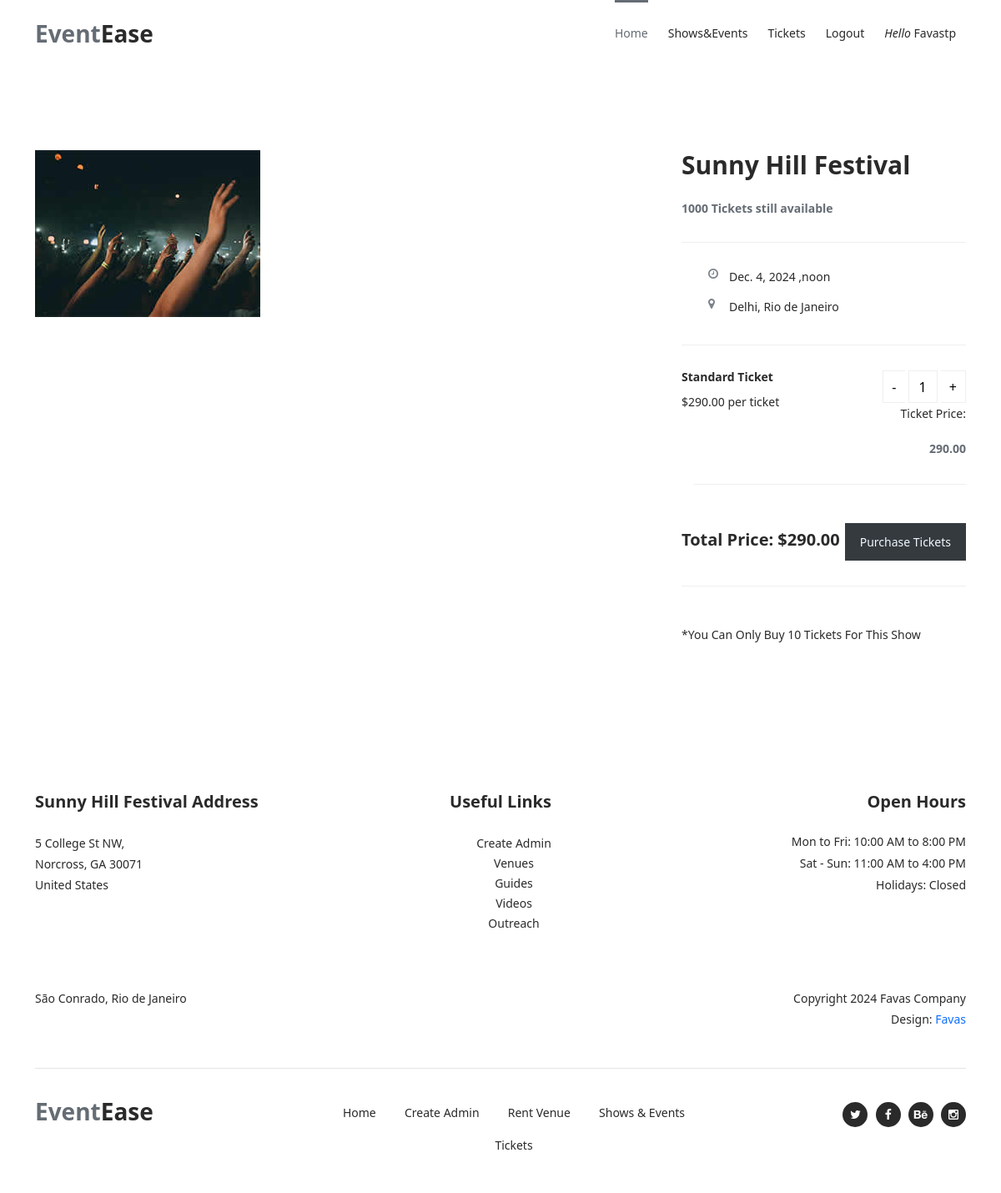
Before: /tickets/purchase_tickets/11/ (signed in) with the older database file.
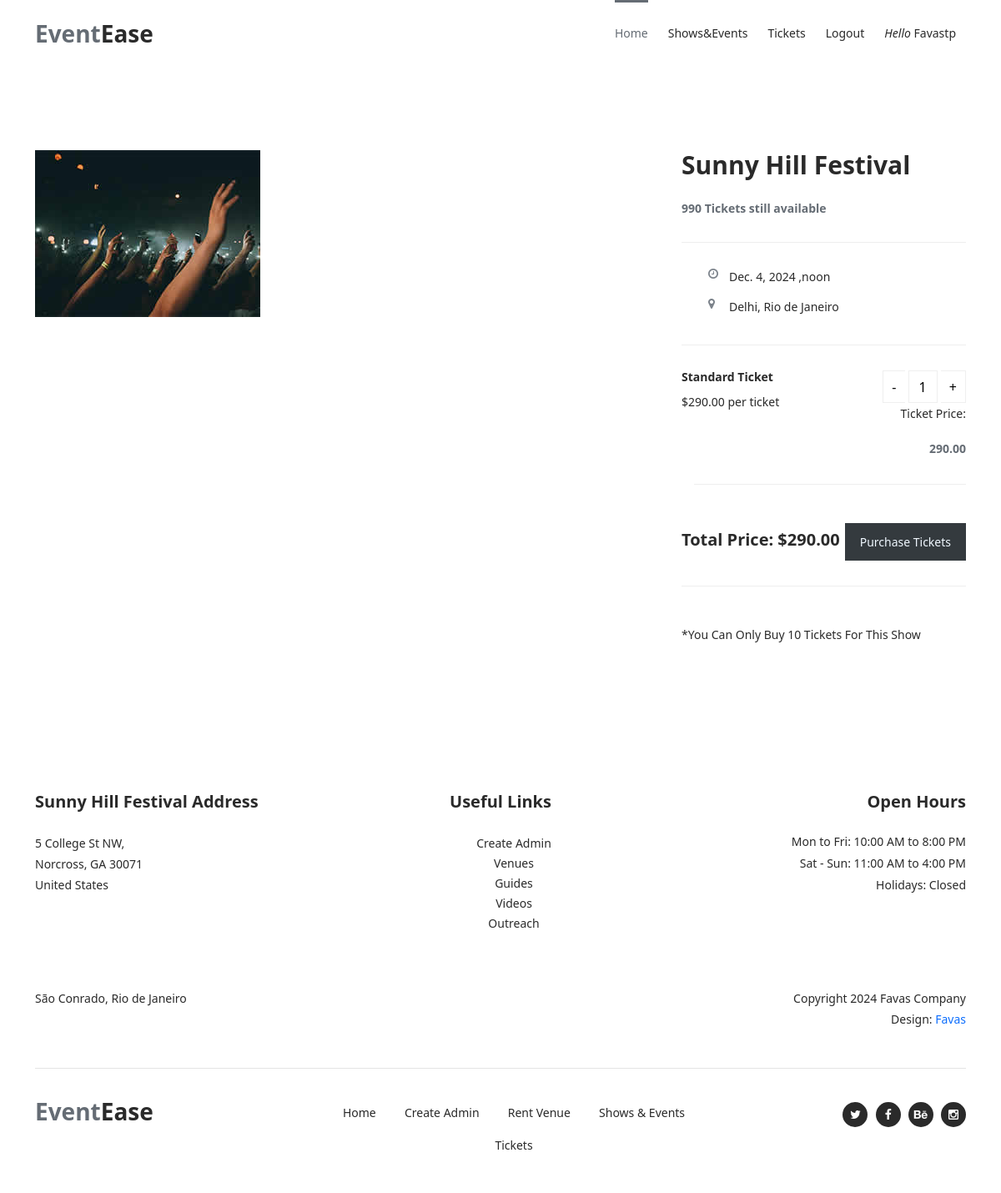
After: the same page with the newer database file.
### events/models.py (models this page shows, shortened)
class Event(models.Model):
    user = models.ForeignKey(Profile, on_delete=models.CASCADE,blank=True,null=True)  # Link each event to a user
    title = models.CharField(max_length=200)
    description = models.TextField()
    date = models.DateField()
    time = models.TimeField()
    location = models.CharField(max_length=255)
    ticket_price=models.DecimalField(max_digits=10,decimal_places=2,default=0.00)
    is_active = models.BooleanField(default=True)
    image = models.ImageField(upload_to='event_images/', null=True, blank=True)
    capacity = models.PositiveIntegerField(default=0)
    available_tickets = models.PositiveIntegerField(default=0)

### tickets/views.py (the view)
# urls.py: path('purchase_tickets/<int:pk>/', views.purchase_tickets, name='purchase_tickets'),
@login_required
def purchase_tickets(request, pk):
    event = get_object_or_404(Event, pk=pk)
    return render(request, 'purchase_ticket_layout.html', {'event_ticket': event})

### tickets/templatetags/calculate_total.py (called while the page is built)
@register.simple_tag
def calculate_total(ticket_price,quantity):
    return ticket_price*quantity

### templates/purchase_ticket_layout.html
{% extends 'blank_layout.html' %}
{% block header%}
{% include 'header.html' %}
{% endblock header%}
{% block purchase_ticket %}
{% include 'purchase_ticket.html' %}
{% endblock purchase_ticket %}
{% block footer %}
{% include 'footer.html' %}
{% endblock footer %}

### templates/purchase_ticket.html (shortened to what this page needs)
{% load static %}
{% load calculate_total %}
<body>
    <div class="ticket-details-page">
        <div class="container">
            <div class="row">
                <div class="col-lg-8">
                    <div class="left-image">
                        <img src="{{ event_ticket.image.url}}" alt="">
                    </div>
                </div>
                <div class="col-lg-4">
                    <div class="right-content">
                        <h4>Sunny Hill Festival</h4>
                        <span>{{event_ticket.available_tickets}} Tickets still available</span>
                        <ul>
                            <li><i class="fa fa-clock-o"></i> {{event_ticket.date}} ,{{event_ticket.time}}</li>
                            <li><i class="fa fa-map-marker"></i>{{event_ticket.location}}, Rio de Janeiro</li>
                        </ul>
                        <div class="quantity-content">
                            <div class="left-content">
                                <h6>Standard Ticket</h6>
                                <p>${{event_ticket.ticket_price}} per ticket</p>
                            </div>
                            <form id="ticket-form" method="post" action="{% url 'process_purchase' event_ticket.pk %}">
                                <div class="right-content">
                                    <div class="quantity buttons_added">
                                        <input type="button" value="-" class="minus" onclick="changeQuantity(-1)">
                                        <input type="number"
                                               id="quantity"
                                               step="1"
                                               min="1"
                                               max="10"
                                               name="quantity"
                                               value="{{ quantity|default:1 }}"
                                               title="Qty"
                                               class="input-text qty text">
                                        <input type="button" value="+" class="plus" onclick="changeQuantity(1)">
                                    </div>
                                    <p>Ticket Price: <span id="ticket-price" data-price="{{ event_ticket.ticket_price }}">{{ event_ticket.ticket_price }}</span></p>
                                </div>
                                <div class="total">
                                    <h4  id="total-price">Total Price: ${{ event_ticket.ticket_price|floatformat:2 }}</h4>
                                    <div class="main-dark-button"><a style="color: aliceblue;" type="button" onclick="submitForm()" >Purchase Tickets</a></div>
                                </div>
                                </div>
                                <div class="warn">
                                    <p>*You Can Only Buy 10 Tickets For This Show</p>
                                </div>
                        </div>
                    </div>
                </div>
            </div>
        </div>
</body>

Changed rows visible on the page:
changed Event "noon": available_tickets "1000" → "990"
